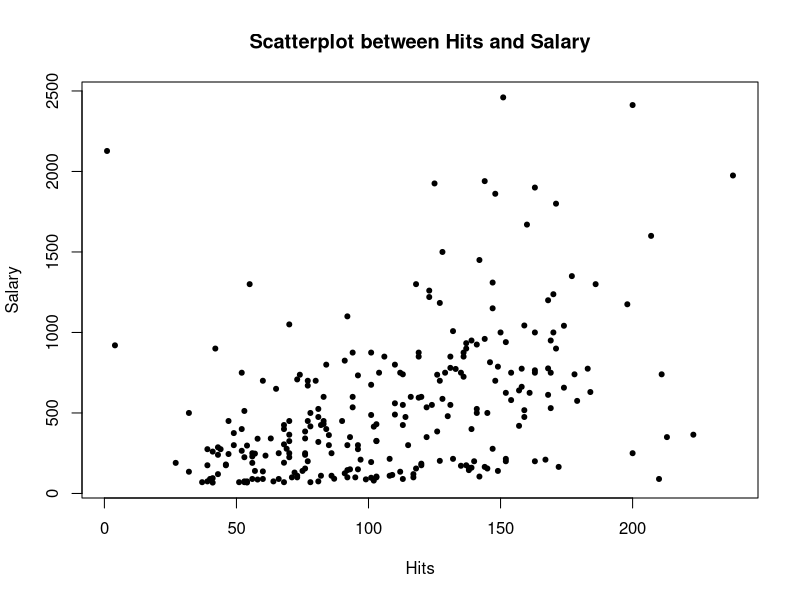
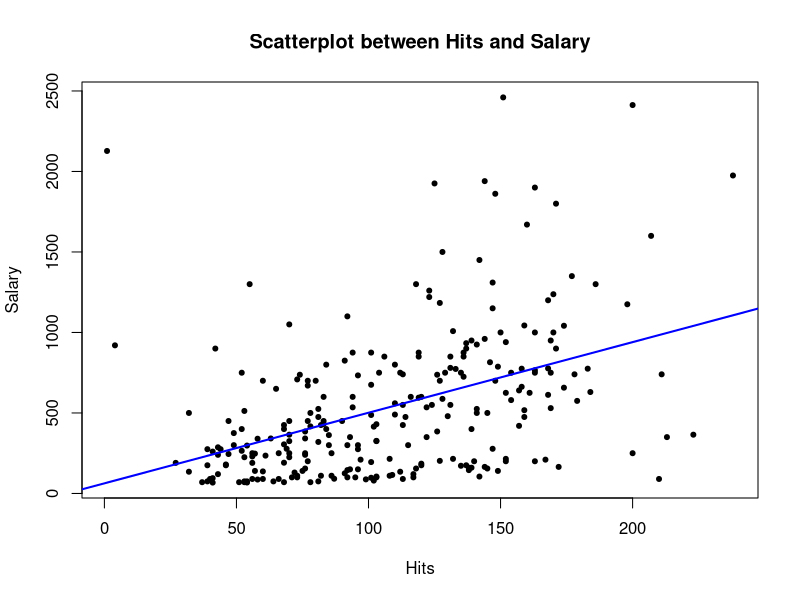

Write the R code that produced these figures, in order.
## ---- chunk 1
knitr::opts_chunk$set(echo = TRUE)
## ---- chunk 2
data = read.csv("baseball_5.csv")
## ---- chunk 3
plot(data$Hits,data$Salary, main="Scatterplot between Hits and Salary", xlab="Hits", ylab="Salary",pch = 20)
## ---- chunk 4
slm.fit =lm(Salary ~ Hits,data=data)
#regression coefficients,standard errors
summary(slm.fit)$coefficients[,1:2]
plot(data$Hits,data$Salary, main="Scatterplot between Hits and Salary", xlab="Hits", ylab="Salary",pch = 20)
abline(slm.fit, col="blue", lwd=2)
## ---- chunk 5
predicted = predict(slm.fit, data)
RSS = sum((data$Salary - predicted)^2)
RSS
mean = mean(data$Salary)
TSS = sum((data$Salary - mean)^2)
R2 = 1-RSS/TSS
R2
## ---- chunk 6
slm_mult =lm(Salary ~ Hits + Walks + PutOuts +  CHits,data=data)
summary(slm_mult)$coefficients[,1:2]
## ---- chunk 7
predicted_mult = predict(slm_mult, data)
RSS_mult = sum((data$Salary - predicted_mult)^2)
RSS_mult
TSS_mult = sum((data$Salary - mean)^2 )
R2_mult = 1-RSS_mult/TSS_mult
R2_mult
## ---- chunk 8
summary(slm_mult)$coefficients[,3:4]
summary(slm_mult)$coefficients[,4] < 0.05
## ---- chunk 9
p = 4
p0 = 1
n = nrow(data)
F_stat = ((RSS-RSS_mult)/(p-p0))/(RSS_mult/(n-p-1))
F_stat
p = pf(F_stat, p-p0, n-p-1, lower.tail = FALSE)
p
